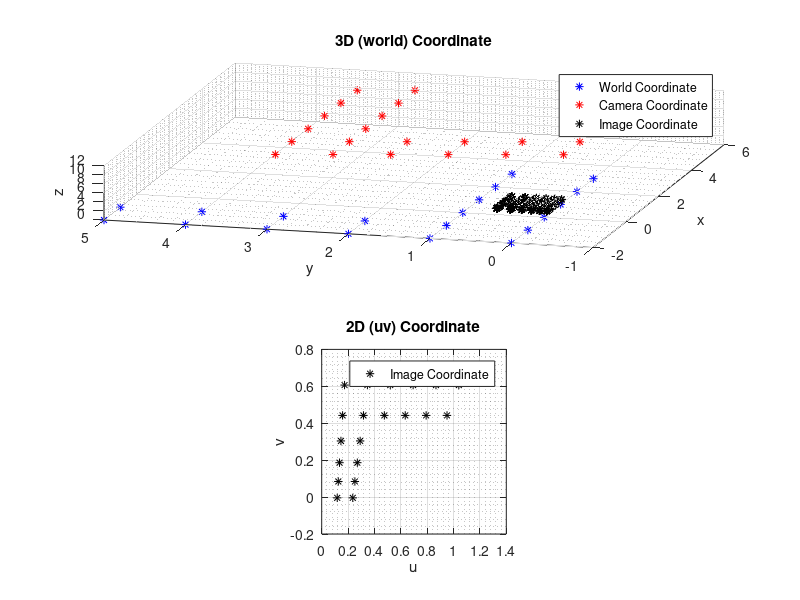

Here is the MATLAB script that generated this plot:
clear; clc; close all

XYZ = [-2 -1 0 1 2 3 -2 -1 0 1 2 3 -1 -2 -1 -2 -1 -2 -1 -2; ...
        0  0 0 0 0 0  1  1 1 1 1 1  2  2  3  3  4  4  5  5; ...
        0  0 0 0 0 0  0  0 0 0 0 0  0  0  0  0  0  0  0  0]; % world frame
theta = 135; % rotational angle
Rx = [1 0 0; 0 cosd(theta) -sind(theta); 0 sind(theta) cosd(theta)]; % rotational matrix around x-axis
T = [3; 3.5; 7.5]; % translational matrix
f = 1.3; % focal length

xyz = zeros(size(XYZ,1),size(XYZ,2));
for i = 1:size(xyz,2)
   xyz(:,i) = Rx*XYZ(:,i) + T; % camera frame
end

u = zeros(1,size(XYZ,2));
v = zeros(1,size(XYZ,2));
for i = 1:size(xyz,2)
    u(i) = f*xyz(1,i)/xyz(3,i);
    v(i) = f*xyz(2,i)/xyz(3,i);
end

% figure('pos',[0 0 700 900])
subplot(2,1,1)
plot3(XYZ(1,:),XYZ(2,:),XYZ(3,:),'b*', ...
      xyz(1,:),xyz(2,:),xyz(3,:),'r*', ...
      u,v,ones(length(u)),'k*')
xlabel('x')
ylabel('y')
zlabel('z')
title('3D (world) Coordinate')
legend('World Coordinate','Camera Coordinate','Image Coordinate')
grid on
grid minor
view(-75, 63)

subplot(2,1,2)
plot(u,v,'k*')
xlabel('u')
ylabel('v')
title('2D (uv) Coordinate')
legend('Image Coordinate')
grid on
grid minor
axis square

X = XYZ(1,:);
Y = XYZ(2,:);
save('camera_calibration_data.mat','X','Y','u','v')
uv = [u' v'];
csvwrite('camera_calibration_data.csv',uv)